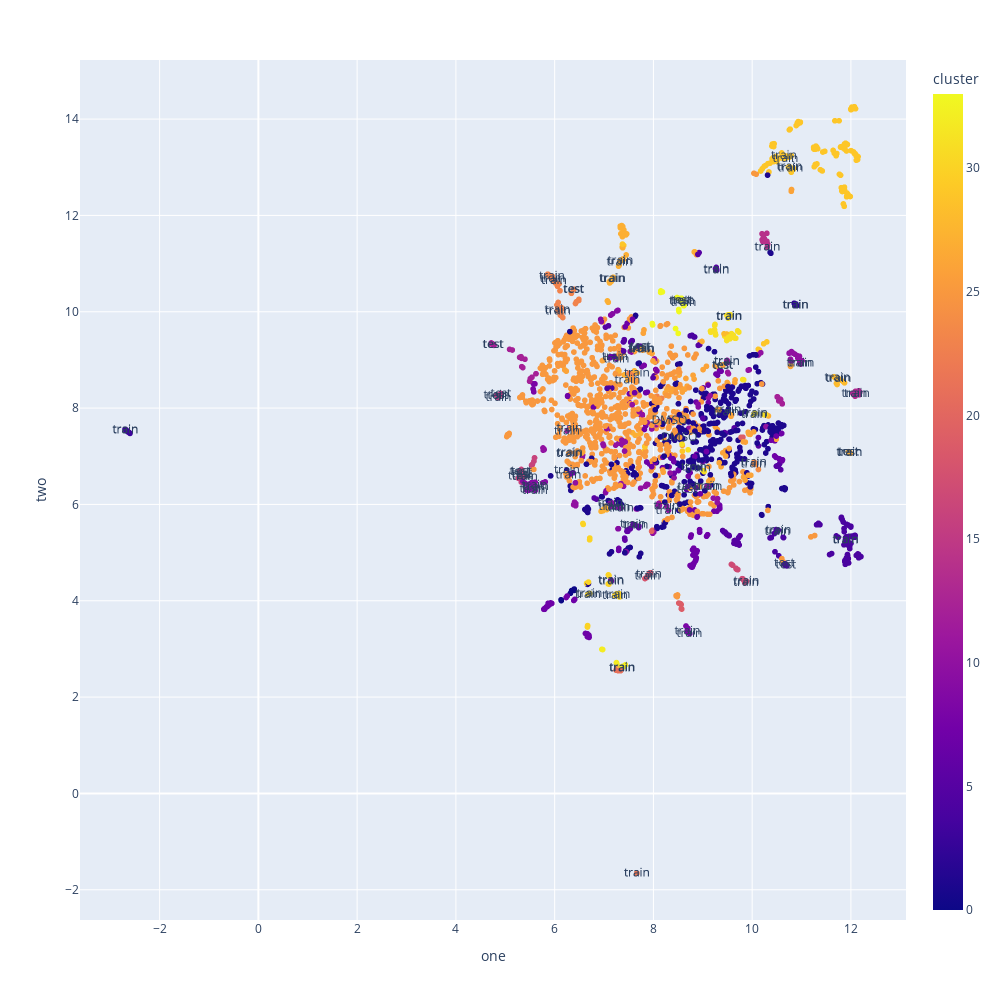

This figure's notebook cell:
### Code cell
import plotly.express as px
fig = px.scatter(merged_shared, x="one", y="two",hover_data=['cluster','PERT','split','cluster_cp','cluster_l1k'],\
                 color="cluster",text="split",width=1000, height=1000)
# fig = px.scatter(l1k_scaled_filtered[l1k_scaled_filtered['PERT']=='DMSO'], x="one", y="two",hover_data=['cluster','PERT'])
fig.show()

### Figure 1 — Plotly figure (JSON) as saved in the notebook; plotly's stock layout.template omitted (floating-point values rounded to 4 significant figures; data arrays with more than 128 entries replaced by an {"elided": "..."} marker saying what was removed)
{"data": [{"customdata": {"elided": "2282x5 mixed values"}, "hovertemplate": "one=%{x}<br>two=%{y}<br>split=%{customdata[2]}<br>cluster=%{marker.color}<br>PERT=%{customdata[1]}<br>cluster_cp=%{customdata[3]}<br>cluster_l1k=%{customdata[4]}<extra></extra>", "legendgroup": "", "marker": {"color": {"elided": "2282 int values"}, "coloraxis": "coloraxis", "symbol": "circle"}, "mode": "markers+text", "name": "", "showlegend": false, "text": {"elided": "2282 str values"}, "type": "scattergl", "x": {"elided": "2282 float values"}, "xaxis": "x", "y": {"elided": "2282 float values"}, "yaxis": "y"}], "layout": {"coloraxis": {"colorbar": {"title": {"text": "cluster"}}, "colorscale": [[0, "#0d0887"], [0.1111, "#46039f"], [0.2222, "#7201a8"], [0.3333, "#9c179e"], [0.4444, "#bd3786"], [0.5556, "#d8576b"], [0.6667, "#ed7953"], [0.7778, "#fb9f3a"], [0.8889, "#fdca26"], [1, "#f0f921"]]}, "height": 1000, "legend": {"tracegroupgap": 0}, "margin": {"t": 60}, "width": 1000, "xaxis": {"anchor": "y", "domain": [0, 1], "title": {"text": "one"}}, "yaxis": {"anchor": "x", "domain": [0, 1], "title": {"text": "two"}}}}
